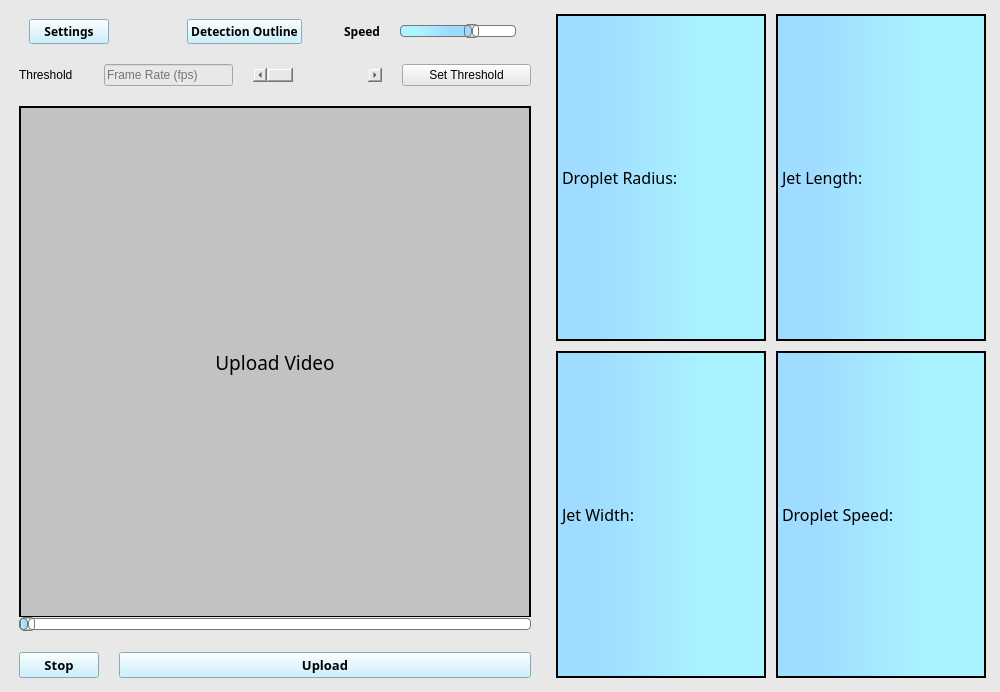
<?xml version="1.0" encoding="UTF-8"?>
<ui version="4.0">
 <class>MainWindow</class>
 <widget class="QMainWindow" name="MainWindow">
  <property name="geometry">
   <rect>
    <x>0</x>
    <y>0</y>
    <width>1000</width>
    <height>692</height>
   </rect>
  </property>
  <property name="minimumSize">
   <size>
    <width>1000</width>
    <height>633</height>
   </size>
  </property>
  <property name="baseSize">
   <size>
    <width>1000</width>
    <height>633</height>
   </size>
  </property>
  <property name="windowTitle">
   <string>MainWindow</string>
  </property>
  <property name="styleSheet">
   <string notr="true">background:rgb(232, 232, 232);</string>
  </property>
  <widget class="QWidget" name="centralwidget">
   <property name="enabled">
    <bool>true</bool>
   </property>
   <property name="layoutDirection">
    <enum>Qt::LeftToRight</enum>
   </property>
   <property name="autoFillBackground">
    <bool>false</bool>
   </property>
   <layout class="QHBoxLayout" name="horizontalLayout_2" stretch="0,1">
    <property name="spacing">
     <number>20</number>
    </property>
    <item>
     <layout class="QVBoxLayout" name="verticalLayout_3" stretch="1,1,1,0,0,1">
      <property name="leftMargin">
       <number>10</number>
      </property>
      <property name="bottomMargin">
       <number>5</number>
      </property>
      <item>
       <layout class="QHBoxLayout" name="horizontalLayout_4" stretch="2,1,1,1,2">
        <property name="sizeConstraint">
         <enum>QLayout::SetDefaultConstraint</enum>
        </property>
        <property name="leftMargin">
         <number>10</number>
        </property>
        <property name="topMargin">
         <number>10</number>
        </property>
        <property name="rightMargin">
         <number>15</number>
        </property>
        <item>
         <widget class="QPushButton" name="settings_button">
          <property name="sizePolicy">
           <sizepolicy hsizetype="Fixed" vsizetype="Minimum">
            <horstretch>0</horstretch>
            <verstretch>0</verstretch>
           </sizepolicy>
          </property>
          <property name="font">
           <font>
            <family>Segoe UI Semibold</family>
            <weight>75</weight>
            <bold>true</bold>
           </font>
          </property>
          <property name="styleSheet">
           <string notr="true">QPushButton
{
   background-color:rgb(188, 237, 255);
}
QPushButton:hover
{
    background-color:white;
}</string>
          </property>
          <property name="text">
           <string>Settings</string>
          </property>
         </widget>
        </item>
        <item>
         <spacer name="horizontalSpacer">
          <property name="orientation">
           <enum>Qt::Horizontal</enum>
          </property>
          <property name="sizeHint" stdset="0">
           <size>
            <width>40</width>
            <height>20</height>
           </size>
          </property>
         </spacer>
        </item>
        <item>
         <widget class="QPushButton" name="detection_outline_button">
          <property name="sizePolicy">
           <sizepolicy hsizetype="Expanding" vsizetype="Expanding">
            <horstretch>0</horstretch>
            <verstretch>0</verstretch>
           </sizepolicy>
          </property>
          <property name="font">
           <font>
            <family>Segoe UI Semibold</family>
            <weight>75</weight>
            <bold>true</bold>
           </font>
          </property>
          <property name="styleSheet">
           <string notr="true">QPushButton
{
   background-color:rgb(188, 237, 255);
}
QPushButton:hover
{
    background-color:white;
}</string>
          </property>
          <property name="text">
           <string>Detection Outline</string>
          </property>
         </widget>
        </item>
        <item>
         <widget class="QLabel" name="speed_label">
          <property name="font">
           <font>
            <family>Segoe UI Semibold</family>
            <pointsize>9</pointsize>
            <weight>75</weight>
            <bold>true</bold>
           </font>
          </property>
          <property name="styleSheet">
           <string notr="true">color:black;</string>
          </property>
          <property name="text">
           <string>Speed</string>
          </property>
          <property name="alignment">
           <set>Qt::AlignRight|Qt::AlignTrailing|Qt::AlignVCenter</set>
          </property>
         </widget>
        </item>
        <item>
         <widget class="QSlider" name="horizontalSlider">
          <property name="sizePolicy">
           <sizepolicy hsizetype="Expanding" vsizetype="Fixed">
            <horstretch>0</horstretch>
            <verstretch>0</verstretch>
           </sizepolicy>
          </property>
          <property name="styleSheet">
           <string notr="true">QSlider::groove:horizontal {
border: 1px solid #bbb;
background: white;
height: 10px;
border-radius: 4px;
}

QSlider::sub-page:horizontal {
background: qlineargradient(spread:repeat, x1:0, y1:1, x2:1, y2:1, stop:0.243781 rgba(175, 243, 255, 255), stop:0.681592 rgba(156, 219, 255, 255));
border: 1px solid #777;
height: 10px;
border-radius: 4px;
}

QSlider::add-page:horizontal {
background: #fff;
border: 1px solid #777;
height: 10px;
border-radius: 4px;
}

QSlider::handle:horizontal {
background: qlineargradient(x1:0, y1:0, x2:1, y2:1,
    stop:0 #eee, stop:1 #ccc);
border: 1px solid #777;
width: 13px;
margin-top: -2px;
margin-bottom: -2px;
border-radius: 4px;
}

QSlider::handle:horizontal:hover {
background: qlineargradient(x1:0, y1:0, x2:1, y2:1,
    stop:0 #fff, stop:1 #ddd);
border: 1px solid #444;
border-radius: 4px;
}

QSlider::sub-page:horizontal:disabled {
background: #bbb;
border-color: #999;
}

QSlider::add-page:horizontal:disabled {
background: #eee;
border-color: #999;
}

QSlider::handle:horizontal:disabled {
background: #eee;
border: 1px solid #aaa;
border-radius: 4px;
}</string>
          </property>
          <property name="minimum">
           <number>0</number>
          </property>
          <property name="maximum">
           <number>11</number>
          </property>
          <property name="pageStep">
           <number>1</number>
          </property>
          <property name="value">
           <number>7</number>
          </property>
          <property name="orientation">
           <enum>Qt::Horizontal</enum>
          </property>
         </widget>
        </item>
       </layout>
      </item>
      <item>
       <layout class="QHBoxLayout" name="horizontalLayout_5" stretch="1,2,2,2">
        <item>
         <widget class="QLabel" name="label">
          <property name="styleSheet">
           <string notr="true">color:black;
</string>
          </property>
          <property name="text">
           <string>Threshold</string>
          </property>
         </widget>
        </item>
        <item>
         <widget class="QLineEdit" name="frame_rate_input">
          <property name="text">
           <string/>
          </property>
          <property name="placeholderText">
           <string>Frame Rate (fps)</string>
          </property>
         </widget>
        </item>
        <item>
         <widget class="QScrollBar" name="threshold_scroll_bar">
          <property name="minimum">
           <number>1</number>
          </property>
          <property name="maximum">
           <number>255</number>
          </property>
          <property name="singleStep">
           <number>1</number>
          </property>
          <property name="pageStep">
           <number>5</number>
          </property>
          <property name="orientation">
           <enum>Qt::Horizontal</enum>
          </property>
         </widget>
        </item>
        <item>
         <widget class="QPushButton" name="set_threshold_button">
          <property name="text">
           <string>Set Threshold</string>
          </property>
         </widget>
        </item>
       </layout>
      </item>
      <item>
       <widget class="QLabel" name="videolabel">
        <property name="sizePolicy">
         <sizepolicy hsizetype="Expanding" vsizetype="Expanding">
          <horstretch>0</horstretch>
          <verstretch>0</verstretch>
         </sizepolicy>
        </property>
        <property name="minimumSize">
         <size>
          <width>512</width>
          <height>512</height>
         </size>
        </property>
        <property name="font">
         <font>
          <family>Segoe UI Variable Display Semil</family>
          <pointsize>14</pointsize>
         </font>
        </property>
        <property name="styleSheet">
         <string notr="true">background: rgb(194, 194, 194);
border: 2px solid black;
color: black;</string>
        </property>
        <property name="text">
         <string>Upload Video</string>
        </property>
        <property name="alignment">
         <set>Qt::AlignCenter</set>
        </property>
       </widget>
      </item>
      <item>
       <spacer name="verticalSpacer">
        <property name="orientation">
         <enum>Qt::Vertical</enum>
        </property>
        <property name="sizeHint" stdset="0">
         <size>
          <width>20</width>
          <height>40</height>
         </size>
        </property>
       </spacer>
      </item>
      <item>
       <widget class="QSlider" name="video_slider">
        <property name="styleSheet">
         <string notr="true">QSlider::groove:horizontal {
border: 1px solid #bbb;
background: white;
height: 10px;
border-radius: 4px;
}

QSlider::sub-page:horizontal {
background: qlineargradient(spread:repeat, x1:0, y1:1, x2:1, y2:1, stop:0.243781 rgba(175, 243, 255, 255), stop:0.681592 rgba(156, 219, 255, 255));
border: 1px solid #777;
height: 10px;
border-radius: 4px;
}

QSlider::add-page:horizontal {
background: #fff;
border: 1px solid #777;
height: 10px;
border-radius: 4px;
}

QSlider::handle:horizontal {
background: qlineargradient(x1:0, y1:0, x2:1, y2:1,
    stop:0 #eee, stop:1 #ccc);
border: 1px solid #777;
width: 13px;
margin-top: -2px;
margin-bottom: -2px;
border-radius: 4px;
}

QSlider::handle:horizontal:hover {
background: qlineargradient(x1:0, y1:0, x2:1, y2:1,
    stop:0 #fff, stop:1 #ddd);
border: 1px solid #444;
border-radius: 4px;
}

QSlider::sub-page:horizontal:disabled {
background: #bbb;
border-color: #999;
}

QSlider::add-page:horizontal:disabled {
background: #eee;
border-color: #999;
}

QSlider::handle:horizontal:disabled {
background: #eee;
border: 1px solid #aaa;
border-radius: 4px;
}</string>
        </property>
        <property name="maximum">
         <number>0</number>
        </property>
        <property name="value">
         <number>0</number>
        </property>
        <property name="orientation">
         <enum>Qt::Horizontal</enum>
        </property>
       </widget>
      </item>
      <item>
       <layout class="QHBoxLayout" name="horizontalLayout_3">
        <item>
         <widget class="QPushButton" name="pushButton">
          <property name="sizePolicy">
           <sizepolicy hsizetype="Minimum" vsizetype="Minimum">
            <horstretch>0</horstretch>
            <verstretch>0</verstretch>
           </sizepolicy>
          </property>
          <property name="font">
           <font>
            <family>Segoe UI Semibold</family>
            <pointsize>10</pointsize>
            <weight>75</weight>
            <bold>true</bold>
           </font>
          </property>
          <property name="styleSheet">
           <string notr="true">QPushButton
{
   background-color:rgb(188, 237, 255);
}
QPushButton:hover
{
    background-color:white;
}</string>
          </property>
          <property name="text">
           <string>Stop</string>
          </property>
         </widget>
        </item>
        <item>
         <widget class="QPushButton" name="pushButton_2">
          <property name="sizePolicy">
           <sizepolicy hsizetype="Expanding" vsizetype="Expanding">
            <horstretch>0</horstretch>
            <verstretch>0</verstretch>
           </sizepolicy>
          </property>
          <property name="font">
           <font>
            <family>Segoe UI Semibold</family>
            <pointsize>10</pointsize>
            <weight>75</weight>
            <bold>true</bold>
           </font>
          </property>
          <property name="styleSheet">
           <string notr="true">QPushButton
{
   background-color:rgb(188, 237, 255);
}
QPushButton:hover
{
    background-color:white;
}</string>
          </property>
          <property name="text">
           <string>Upload</string>
          </property>
         </widget>
        </item>
       </layout>
      </item>
     </layout>
    </item>
    <item>
     <layout class="QVBoxLayout" name="verticalLayout_2" stretch="2,0">
      <item>
       <layout class="QGridLayout" name="graphingwidget"/>
      </item>
      <item>
       <layout class="QGridLayout" name="gridLayout_6">
        <property name="leftMargin">
         <number>5</number>
        </property>
        <property name="topMargin">
         <number>5</number>
        </property>
        <property name="rightMargin">
         <number>5</number>
        </property>
        <property name="bottomMargin">
         <number>5</number>
        </property>
        <property name="spacing">
         <number>10</number>
        </property>
        <item row="1" column="0">
         <widget class="QLabel" name="jet_width_label">
          <property name="sizePolicy">
           <sizepolicy hsizetype="Expanding" vsizetype="Expanding">
            <horstretch>0</horstretch>
            <verstretch>0</verstretch>
           </sizepolicy>
          </property>
          <property name="minimumSize">
           <size>
            <width>178</width>
            <height>70</height>
           </size>
          </property>
          <property name="font">
           <font>
            <family>Segoe UI Variable Display Semil</family>
            <pointsize>12</pointsize>
           </font>
          </property>
          <property name="styleSheet">
           <string notr="true">background:rgb(188, 237, 255);
border: 2px solid black;
background-color: qlineargradient(spread:repeat, x1:0, y1:1, x2:1, y2:1, stop:0.198864 rgba(160, 220, 255, 255), stop:0.693182 rgba(169, 242, 255, 255));</string>
          </property>
          <property name="text">
           <string>Jet Width:</string>
          </property>
         </widget>
        </item>
        <item row="0" column="0">
         <widget class="QLabel" name="droplet_radius_label">
          <property name="sizePolicy">
           <sizepolicy hsizetype="Expanding" vsizetype="Expanding">
            <horstretch>0</horstretch>
            <verstretch>0</verstretch>
           </sizepolicy>
          </property>
          <property name="minimumSize">
           <size>
            <width>178</width>
            <height>0</height>
           </size>
          </property>
          <property name="font">
           <font>
            <family>Segoe UI Variable Display Semil</family>
            <pointsize>12</pointsize>
           </font>
          </property>
          <property name="styleSheet">
           <string notr="true">background:rgb(188, 237, 255);
background-color: qlineargradient(spread:repeat, x1:0, y1:1, x2:1, y2:1, stop:0.198864 rgba(160, 220, 255, 255), stop:0.693182 rgba(169, 242, 255, 255));
border: 2px solid black;
</string>
          </property>
          <property name="text">
           <string>Droplet Radius:</string>
          </property>
         </widget>
        </item>
        <item row="1" column="1">
         <widget class="QLabel" name="droplet_speed_label">
          <property name="sizePolicy">
           <sizepolicy hsizetype="Expanding" vsizetype="Expanding">
            <horstretch>0</horstretch>
            <verstretch>0</verstretch>
           </sizepolicy>
          </property>
          <property name="minimumSize">
           <size>
            <width>178</width>
            <height>70</height>
           </size>
          </property>
          <property name="font">
           <font>
            <family>Segoe UI Variable Display Semil</family>
            <pointsize>12</pointsize>
           </font>
          </property>
          <property name="styleSheet">
           <string notr="true">background:rgb(188, 237, 255);
border: 2px solid black;
background-color: qlineargradient(spread:repeat, x1:0, y1:1, x2:1, y2:1, stop:0.198864 rgba(160, 220, 255, 255), stop:0.693182 rgba(169, 242, 255, 255));</string>
          </property>
          <property name="text">
           <string>Droplet Speed:</string>
          </property>
         </widget>
        </item>
        <item row="0" column="1">
         <widget class="QLabel" name="jet_length_label">
          <property name="sizePolicy">
           <sizepolicy hsizetype="Expanding" vsizetype="Expanding">
            <horstretch>0</horstretch>
            <verstretch>0</verstretch>
           </sizepolicy>
          </property>
          <property name="minimumSize">
           <size>
            <width>178</width>
            <height>71</height>
           </size>
          </property>
          <property name="font">
           <font>
            <family>Segoe UI Variable Display Semil</family>
            <pointsize>12</pointsize>
           </font>
          </property>
          <property name="styleSheet">
           <string notr="true">background:rgb(188, 237, 255);
border: 2px solid black;
background-color: qlineargradient(spread:repeat, x1:0, y1:1, x2:1, y2:1, stop:0.198864 rgba(160, 220, 255, 255), stop:0.693182 rgba(169, 242, 255, 255));</string>
          </property>
          <property name="text">
           <string>Jet Length:</string>
          </property>
         </widget>
        </item>
       </layout>
      </item>
     </layout>
    </item>
   </layout>
  </widget>
 </widget>
 <resources/>
 <connections/>
</ui>
